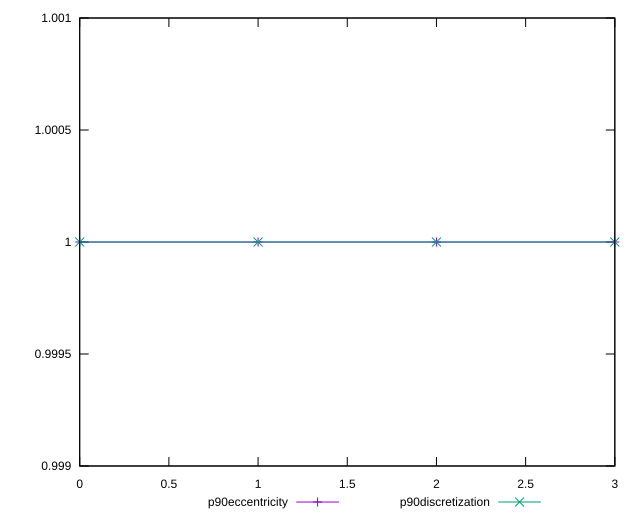

The script that saved this image:
reset

$p90Eccentricity <<EOF
0 1
1 0.9999999999999999
2 1.0000000000000002
3 1.0000000000000002
EOF

$p90Discretization <<EOF
0 1
1 1
2 1
3 1
EOF

set key outside below
set xrange [0:3]
set yrange [0.9989999999999999:1.0010000000000001]
set trange [0.9989999999999999:1.0010000000000001]
set terminal svg size 640, 520 enhanced background rgb 'white'
set output "reports/report_00031_2021-02-24T23-18-18.084Z/server-response-time/progression/eccentricity.svg"

plot $p90Eccentricity title "p90eccentricity" with linespoints, \
     $p90Discretization title "p90discretization" with linespoints

reset
